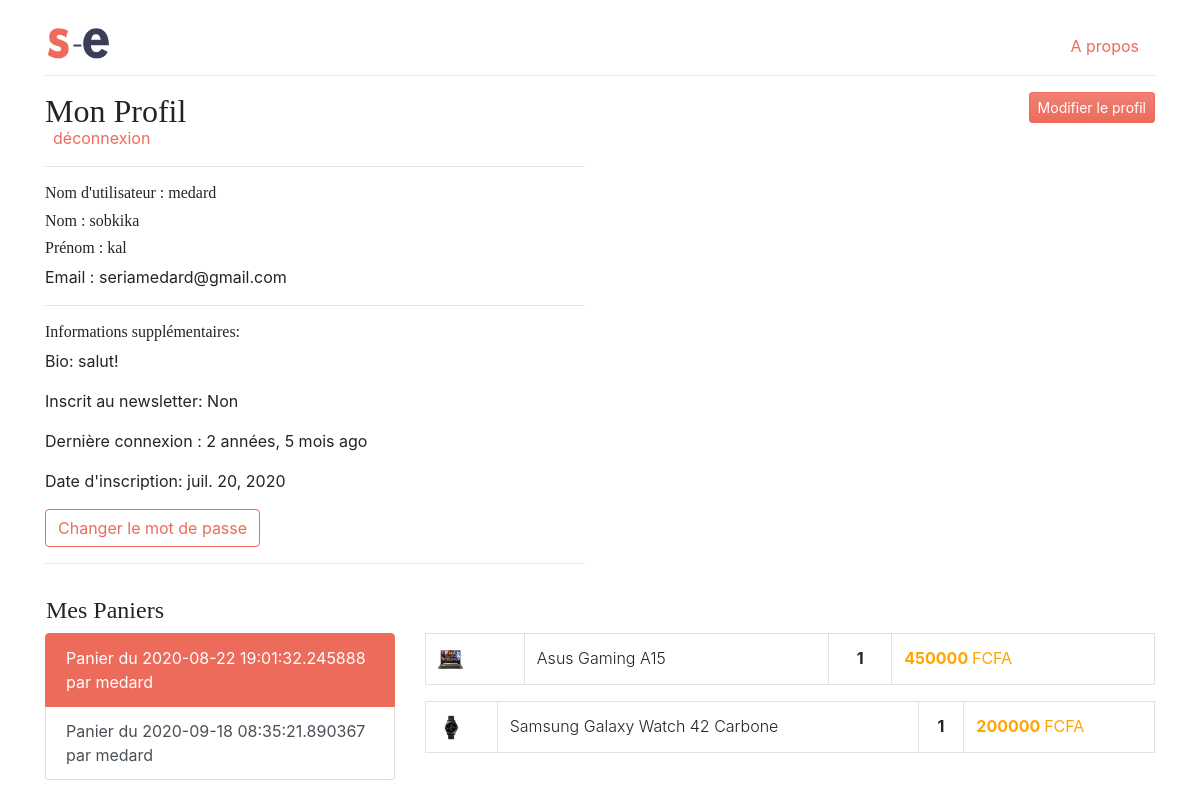
The app's page /boutique/profil/ (signed in) with its own data.
### boutique/models.py (models this page shows, shortened)
class CompteUser(models.Model):
    user = models.OneToOneField(User, on_delete=models.CASCADE)
    bio = models.TextField(blank=True, null=True)
    inscrit_newsletter = models.BooleanField(default=False)
    class Meta:
        verbose_name = 'Profil'
        verbose_name_plural = 'Profils'

class Panier(models.Model):
    nom = models.CharField(max_length=300, blank=True)
    date_de_creation = models.DateTimeField('Date de création', auto_now_add=True)
    produits = models.ManyToManyField(PanierItem, blank=True, related_name='produits_inter')
    user = models.ForeignKey(CompteUser, related_name='utilisateur', on_delete=models.CASCADE, blank=True, null=True)
    quantite = models.PositiveIntegerField('Quantité', default=0)
    prix = models.PositiveIntegerField('Prix',default=0)
    traite = models.BooleanField('Traité',default=False)
    terminer = models.BooleanField('Terminé', default=False)

class PanierItem(models.Model):
    user = models.ForeignKey(CompteUser, on_delete=models.CASCADE, blank=True, null=True)
    produits = models.ForeignKey(Produit, blank=True, null=True, on_delete=models.CASCADE)
    prix_du_produit = models.FloatField('Prix total du Poduit', blank=True, default=0)
    quantite_du_produit = models.PositiveIntegerField('Qté total du Produit', default=0)
    class Meta:
        verbose_name = "Panier intermediaire"

class Produit(models.Model):
    nom = models.CharField(max_length=100)
    description = RichTextField()
    disponible = models.BooleanField(default=True)
    image = models.ImageField(
        upload_to='images/',
        default='images/photo.jpg'
        )
    picture = models.URLField(default="", blank=True)
    quantite = models.IntegerField('quantité', default=1)
    premier_prix = models.FloatField(default=0.0, max_length=None)
    prix = models.FloatField(default=0.0)
    taux_reduction = models.FloatField('taux de réduction',blank=True, default=0, max_length=3)
    promotion = models.BooleanField('Mise en promotion', default=False)
    etoile = models.IntegerField('Nombre de vue', default=0)
    date_de_creation = models.DateField('Ajouter le', auto_now_add=True)
    slug = models.SlugField(max_length=150, null=True)
    categorie = models.ForeignKey(
        Categorie,
        on_delete=models.CASCADE,
        null=True
        )
    sous_categorie = models.ForeignKey(
        SousCategorie,
        on_delete=models.CASCADE,
        verbose_name="Les sous categories"
        )
    media = models.ManyToManyField(Media, blank=True)
    class Meta:
        verbose_name = 'produit'
        verbose_name_plural = 'produits'
        ordering = ['-date_de_creation']

### boutique/views.py (the view)
@login_required(login_url='boutique:connexion')
def profil(request):
    profil = get_object_or_404(CompteUser, user=request.user)
    try:
        liste_panier = Panier.objects.filter(user=CompteUser.objects.get(user=request.user),traite=True)
    except:
        liste_panier = []
    return render(request, 'boutique/profil.html', locals())

### ecom/context_processors.py (called while the page is built)
def get_variable(request):
    devise = "FCFA"
    try:
        liste_categories = Categorie.objects.all()
        liste_sous_categories = SousCategorie.objects.all().order_by('nom')
    except ObjectDoesNotExist:
        liste_categories = []
        liste_sous_categories = []
    form = NewsletterForm()
    return {
        'devise':devise,
        'liste_categories':liste_categories,
        'liste_sous_categories':liste_sous_categories,
        'form':form,
        }

### boutique/templates/boutique/profil.html (shortened to what this page needs)
{% extends 'boutique/connexion.html' %}
{% load humanize %}
{% block content %}
<div class="profil mt-2">
    <div class="row">
        <div class="col-12 col-md-6">
            <h2 class="mb-n1">Mon Profil</h2>
            <a href="{% url 'boutique:deconnexion' %}" class="ml-2">déconnexion</a>
            <hr>
            <div>
                <h6>Nom d'utilisateur : {{ user.username }}</h6>
                <h6>Nom : {{ user.first_name }}</h6>
                <h6>Prénom : {{ user.last_name }}</h6>
                <p>Email : {{ user.email }}</p>
                <hr>
                <h6 >Informations supplémentaires:</h6>
                <p>Bio: {% if profil.bio %} {{ profil.bio }} {% else %} Vide {% endif %}</p>
                <p>Inscrit au newsletter: {% if profil.inscrit_newsletter %} Oui {% else %} Non {% endif %}</p>
                <p>Dernière connexion : {{ user.last_login|naturaltime }}</p>
                <p>Date d'inscription: {{ user.date_joined|naturalday }}</p>
                <a href="{% url 'boutique:passwordchange' %}" class="btn btn-outline-primary">Changer le mot de passe</a>
                <hr>
            </div>
        </div>
        <div class="col-12 col-md-6 text-left text-md-right">
            <a href="{% url 'boutique:modif_profil' %}" class="btn btn-primary btn-sm">Modifier le profil</a>
        </div>
    </div>
    <div class="row mt-3">
        <h4 class="ml-3">Mes Paniers</h4>
    </div>
    <div class="row">
        <div class="col-12 col-lg-4">
          <div class="list-group" id="list-tab" role="tablist">
            {% for panier in liste_panier %}
            {% if forloop.first %}
            <a class="list-group-item list-group-item-action active" id="list-{{panier.nom}}-list" data-toggle="list" href="#{{ panier.nom }}" role="tab" aria-controls="home">{{ panier.nom|truncatewords:20 }}</a>
            {% else %}
            <a class="list-group-item list-group-item-action" id="list-{{panier.nom}}-list" data-toggle="list" href="#{{ panier.nom }}" role="tab" aria-controls="profile">{{ panier.nom|truncatewords:20 }} </a>
            {% endif %}
            {% empty %}
            <p>Pas de panier à ce jour!</p>
            {%endfor%}
          </div>
        </div>
        <div class="col-12 col-lg-8">
          <div class="tab-content" id="nav-tabContent">
            {% for panier in liste_panier %}
            <div class="tab-pane fade show active" id="{{ panier.nom }}" role="tabpanel" aria-labelledby="list-{{panier.nom}}-list">
              <table class="table table-bordered">
                {% for prod in panier.produits.all %}
                <tr>
                  <th><img src="{{prod.produits.image.url}}" width="25px" height="25px" alt="{{produit.nom}}"></th>
                  <th class="font-weight-light">{{ prod.produits.nom }}</th>
                  <th class="text-center">{{prod.quantite_du_produit }}</th>
                  <th style="color: orange;">{{prod.prix_du_produit|floatformat }} <span class="font-weight-normal">{{ devise }}</span></th>
                </tr>
                {% endfor %}
              </table>
            </div>
            {% endfor %}
          </div>
        </div>
      </div>
</div>
{% endblock %}

### records on screen
CompteUser: bio "salut!"
Panier: nom "Panier du 2020-08-22 19:01:32.245888 par medard"
Panier: nom "Panier du 2020-09-18 08:35:21.890367 par medard"
PanierItem: produits.image (picture), produits.nom "Asus Gaming A15", quantite_du_produit "1", prix_du_produit "450000", devise "FCFA"
PanierItem: produits.image (picture), produits.nom "Samsung Galaxy Watch 42 Carbone", quantite_du_produit "1", prix_du_produit "200000", devise "FCFA"

### other values on screen
{{ user.username }} "medard"
{{ user.first_name }} "sobkika"
{{ user.last_name }} "kal"
{{ user.email }} "seriamedard@gmail.com"
{{ user.last_login|naturaltime }} "2 années, 5 mois ago"
{{ user.date_joined|naturalday }} "juil. 20, 2020"
